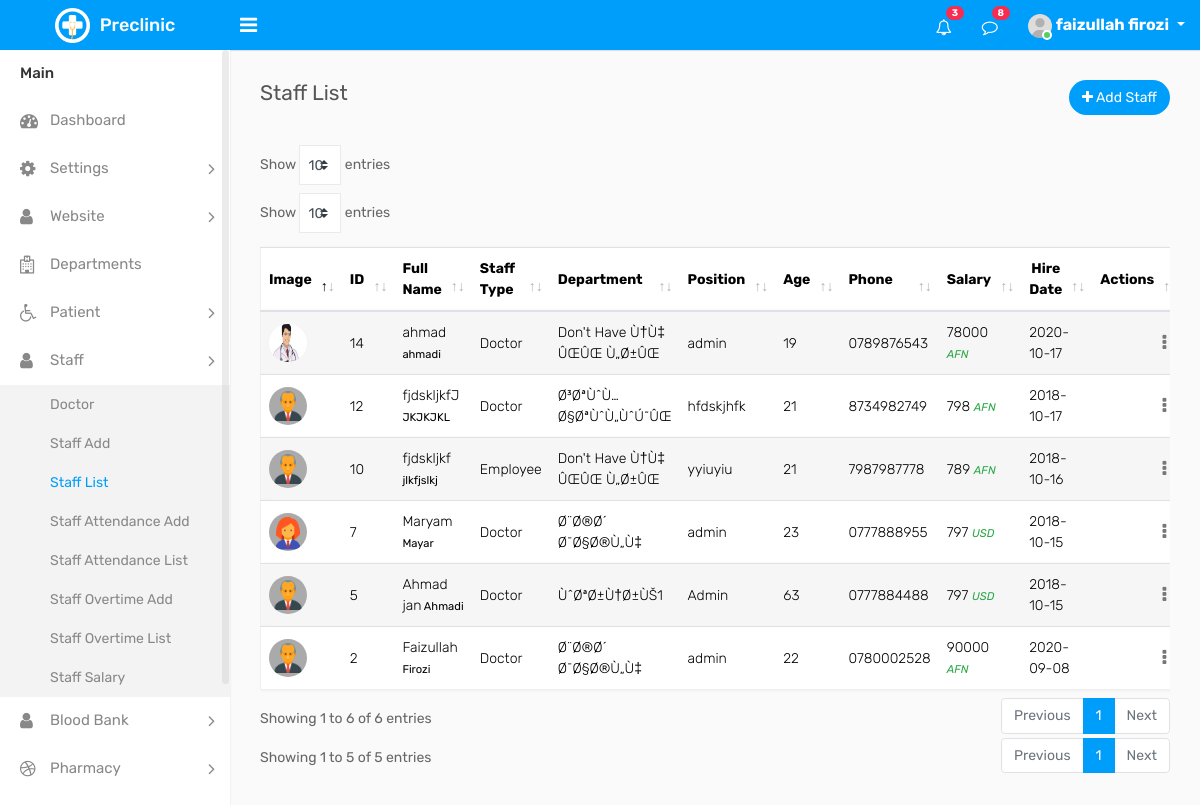
The app's page /dashboard/staff_list.php (signed in) with its own data.
### tables this page shows
CREATE TABLE IF NOT EXISTS `staff` (
  `staff_id` int(11) NOT NULL AUTO_INCREMENT,
  `firstname` varchar(32) NOT NULL,
  `lastname` varchar(32) NOT NULL,
  `gender` tinyint(1) NOT NULL,
  `dob` int(11) NOT NULL,
  `nic` varchar(64) NOT NULL,
  `photo` varchar(128) NOT NULL,
  `position` varchar(64) NOT NULL,
  `gross_salary` int(11) NOT NULL,
  `currency` char(3) NOT NULL,
  `phone` char(10) NOT NULL,
  `email` varchar(128) DEFAULT NULL,
  `address` varchar(128) NOT NULL,
  `hire_date` date NOT NULL,
  `staff_type` int(11) NOT NULL,
  `department_id` int(11) DEFAULT NULL,
  PRIMARY KEY (`staff_id`),
  UNIQUE KEY `nic` (`nic`),
  UNIQUE KEY `phone` (`phone`),
  UNIQUE KEY `email` (`email`),
  KEY `department_staff_fk` (`department_id`)
);

CREATE TABLE IF NOT EXISTS `department` (
  `department_id` int(11) NOT NULL AUTO_INCREMENT,
  `department_name` varchar(64) NOT NULL,
  PRIMARY KEY (`department_id`),
  UNIQUE KEY `department_name` (`department_name`)
);

### dashboard/staff_list.php (the view, shortened to what this page needs)
<?php require_once("include/connection.inc.php"); ?>
<?php
        require_once("include/header.inc.php"); ?>
 <?php
    $staff = mysqli_query($con, "SELECT * FROM staff INNER JOIN department ON department.department_id = staff.department_id ORDER BY staff_id DESC ");
    $row_staff = mysqli_fetch_assoc($staff);
 ?>
                <div class="row">
                    <div class="col-sm-8 col-6">
                        <h4 class="page-title">Staff List </h4>
                    </div>
                    <div class="col-sm-4 col-6 text-right m-b-30">
                        <a href="staff_add.php" class="btn btn-primary btn-rounded float-right"><i class="fa fa-plus"></i> Add Staff </a>
                    </div>
                </div>
                <div class="row">
                    <div class="col-md-12">
                        <div class="table-responsive">
                            <div id="DataTables_Table_0_wrapper" class="dataTables_wrapper dt-bootstrap4 no-footer"><div class="row"><div class="col-sm-12 col-md-6"><div class="dataTables_length" id="DataTables_Table_0_length"><label>Show <select name="DataTables_Table_0_length" aria-controls="DataTables_Table_0" class="custom-select custom-select-sm form-control form-control-sm"><option value="10">10</option><option value="25">25</option><option value="50">50</option><option value="100">100</option></select> entries</label></div></div><div class="col-sm-12 col-md-6"></div></div><div class="row"><div class="col-sm-12"><table class="table table-striped custom-table mb-0 datatable dataTable no-footer" id="DataTables_Table_0" role="grid" aria-describedby="DataTables_Table_0_info">
                            <thead>
                                    <tr role="row">
                                        <th class="sorting_asc" tabindex="0" aria-controls="DataTables_Table_0" rowspan="1" colspan="1" aria-sort="ascending" aria-label="Employee: activate to sort column descending" >Image</th>
                                        <th class="sorting_asc" tabindex="0" aria-controls="DataTables_Table_0" rowspan="1" colspan="1" aria-sort="ascending" aria-label="Employee: activate to sort column descending" >ID</th>
                                        <th class="sorting_asc" tabindex="0" aria-controls="DataTables_Table_0" rowspan="1" colspan="1" aria-sort="ascending" aria-label="Employee: activate to sort column descending" style="width:150px;">Full Name</th>
                                        <th class="sorting" tabindex="0" aria-controls="DataTables_Table_0" rowspan="1" colspan="1" aria-label="From: activate to sort column ascending" >Staff Type</th>
                                        <th class="sorting" tabindex="0" aria-controls="DataTables_Table_0" rowspan="1" colspan="1" aria-label="From: activate to sort column ascending" style="width: 129px;">Department</th>
                                        <th class="sorting" tabindex="0" aria-controls="DataTables_Table_0" rowspan="1" colspan="1" aria-label="From: activate to sort column ascending" style="width: 129px;">Position</th>
                                        <th class="sorting" tabindex="0" aria-controls="DataTables_Table_0" rowspan="1" colspan="1" aria-label="To: activate to sort column ascending" style="width: 129px;">Age</th>
                                        <th class="sorting" tabindex="0" aria-controls="DataTables_Table_0" rowspan="1" colspan="1" aria-label="No of Days: activate to sort column ascending" style="width: 156px;">Phone</th>
                                        <th class="sorting" tabindex="0" aria-controls="DataTables_Table_0" rowspan="1" colspan="1" aria-label="Reason: activate to sort column ascending" style="width: 225px;">Salary</th>
                                        <th class="text-center sorting" tabindex="0" aria-controls="DataTables_Table_0" rowspan="1" colspan="1" aria-label="Status: activate to sort column ascending" style="width: 168px;">Hire Date</th>
                                        <th class="text-right sorting" tabindex="0" aria-controls="DataTables_Table_0" rowspan="1" colspan="1" aria-label="Actions: activate to sort column ascending" style="width: 119px;">Actions</th></tr>
                                </thead>
                                <tbody>
                                <?php do {  ?>
                                <tr role="row" class="odd">
                                       <td><img class="avatar" src="<?php echo $row_staff["photo"]; ?>" alt="pictur"></td>
                                       <td><?php echo $row_staff["staff_id"]; ?></td>
                                        <td><?php echo $row_staff["firstname"]; ?><small> <?php echo $row_staff["lastname"]; ?></small></td>
                                        <td><?php if($row_staff["staff_type"] == 1){ echo "Doctor"; } elseif($row_staff["staff_type"] == 2){ echo "Narse"; } else { echo "Employee";} ?></td>
                                        <td><?php echo $row_staff["department_name"]; ?></td>
                                        <td><?php echo $row_staff["position"]; ?></td>
                                        <td><?php echo date("Y") - $row_staff["dob"]; ?></td>
                                        <td><?php echo $row_staff["phone"]; ?></td>
                                        <td><?php echo $row_staff["gross_salary"]; ?> <small class="text-success"><i> <?php echo $row_staff["currency"]; ?></i></small></td>
                                        <td><?php echo $row_staff["hire_date"]; ?></td>
                                        <td class="text-right">
                                            <div class="dropdown dropdown-action">
                                                <a href="#" class="action-icon dropdown-toggle" data-toggle="dropdown" aria-expanded="false"><i class="fa fa-ellipsis-v"></i></a>
                                            </div>
                                        </td>
                                    </tr>
                            <?php } while ($row_staff = mysqli_fetch_assoc($staff)); ?>
                                </tbody>
                            </table></div></div><div class="row"><div class="col-sm-12 col-md-5"><div class="dataTables_info" id="DataTables_Table_0_info" role="status" aria-live="polite">Showing 1 to 5 of 5 entries</div></div><div class="col-sm-12 col-md-7"><div class="dataTables_paginate paging_simple_numbers" id="DataTables_Table_0_paginate"><ul class="pagination"><li class="paginate_button page-item previous disabled" id="DataTables_Table_0_previous"><a href="#" aria-controls="DataTables_Table_0" data-dt-idx="0" tabindex="0" class="page-link">Previous</a></li><li class="paginate_button page-item active"><a href="#" aria-controls="DataTables_Table_0" data-dt-idx="1" tabindex="0" class="page-link">1</a></li><li class="paginate_button page-item next disabled" id="DataTables_Table_0_next"><a href="#" aria-controls="DataTables_Table_0" data-dt-idx="2" tabindex="0" class="page-link">Next</a></li></ul></div></div></div></div>
                        </div>
                    </div>
                </div>
</body>
</html>

### records on screen
staff: photo (picture), staff_id "14", firstname "ahmad", lastname "ahmadi", staff_type "Doctor", department.department_name "Don't Have Ù†Ù‡ ÛŒÛŒ Ù„Ø±ÛŒ", position "admin", phone "0789876543", gross_salary "78000", currency "AFN", hire_date "2020-10-17"
staff: photo (picture), staff_id "12", firstname "fjdskljkfJ", lastname "JKJKJKL", staff_type "Doctor", department.department_name "Ø³ØªÙˆÙ…Ø§ØªÙˆÙ„ÙˆÚ˜ÛŒ", position "hfdskjhfk", phone "8734982749", gross_salary "798", currency "AFN", hire_date "2018-10-17"
staff: photo (picture), staff_id "10", firstname "fjdskljkf", lastname "jlkfjslkj", staff_type "Employee", department.department_name "Don't Have Ù†Ù‡ ÛŒÛŒ Ù„Ø±ÛŒ", position "yyiuyiu", phone "7987987778", gross_salary "789", currency "AFN", hire_date "2018-10-16"
staff: photo (picture), staff_id "7", firstname "Maryam", lastname "Mayar", staff_type "Doctor", department.department_name "Ø¨Ø®Ø´ Ø¯Ø§Ø®Ù„Ù‡", position "admin", phone "0777888955", gross_salary "797", currency "USD", hire_date "2018-10-15"
staff: photo (picture), staff_id "5", firstname "Ahmad jan", lastname "Ahmadi", staff_type "Doctor", department.department_name "ÙˆØªØ±Ù†Ø±ÙŠ1", position "Admin", phone "0777884488", gross_salary "797", currency "USD", hire_date "2018-10-15"
staff: photo (picture), staff_id "2", firstname "Faizullah", lastname "Firozi", staff_type "Doctor", department.department_name "Ø¨Ø®Ø´ Ø¯Ø§Ø®Ù„Ù‡", position "admin", phone "0780002528", gross_salary "90000", currency "AFN", hire_date "2020-09-08"

### other values on screen
$_SESSION["first_name"] "faizullah"
$_SESSION["last_name"] "firozi"
